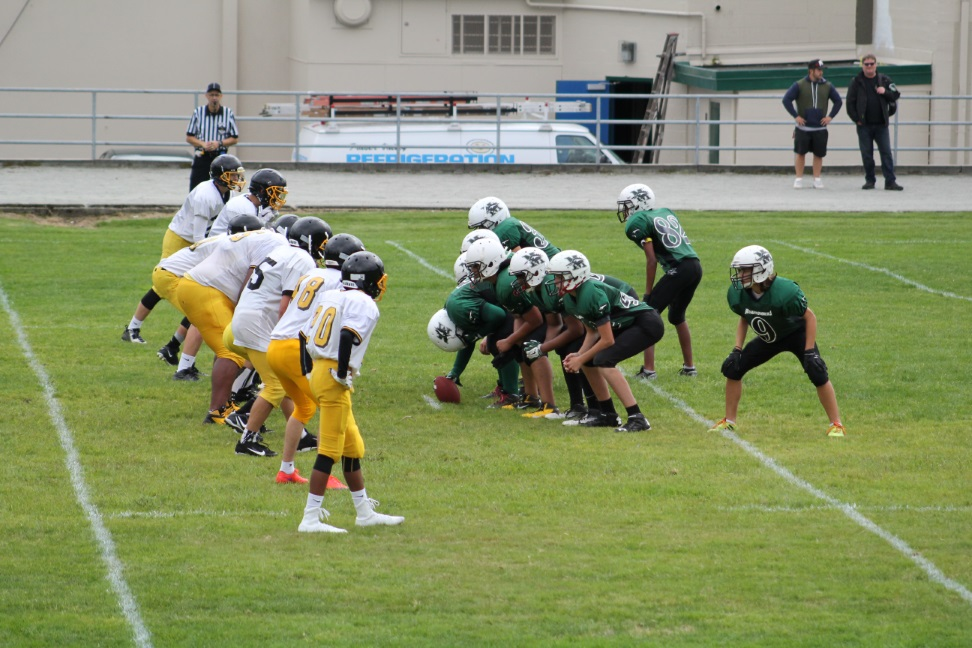
#> input picture Utils/Uebung 10/Rugby.png, 972 x 648 px
$ python BV1_Woche10.py   (older library calls are emulated)
#> lines starting #> are read from the running program, lines starting #| are printed output that depends on the picture
import cv2
import numpy as np

print("Start...")

print("Aufgabe 1 ...", end="")

img = cv2.imread('../../Utils/Uebung 10/Rugby.png', cv2.IMREAD_GRAYSCALE)
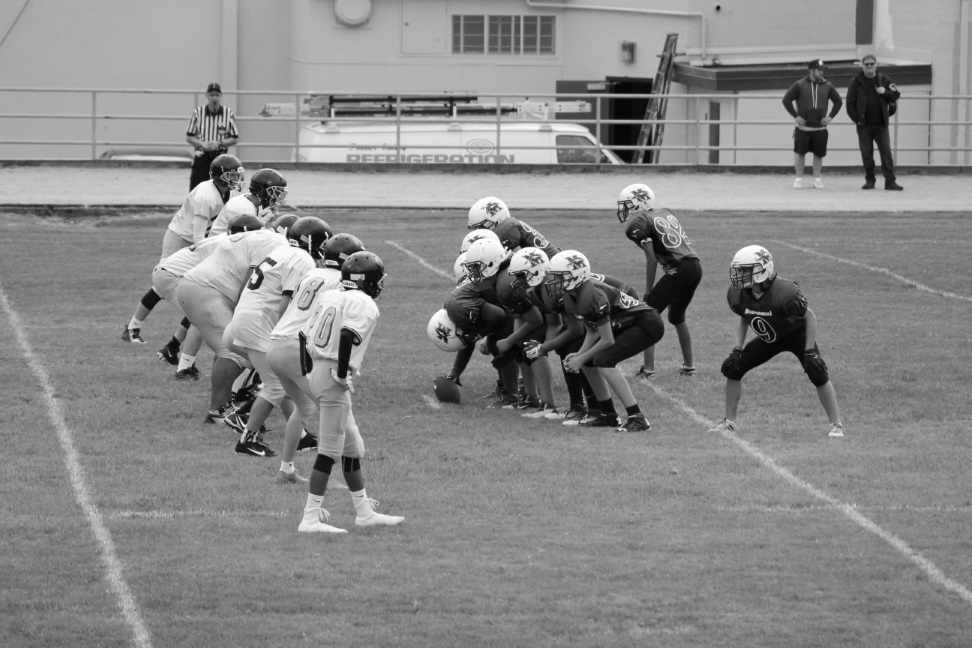
#> img: shape (648, 972); min 1, max 255, mean 136.4

img = cv2.GaussianBlur(img, (5, 5), 0)

edges = cv2.Canny(img, threshold1=30, threshold2=100)
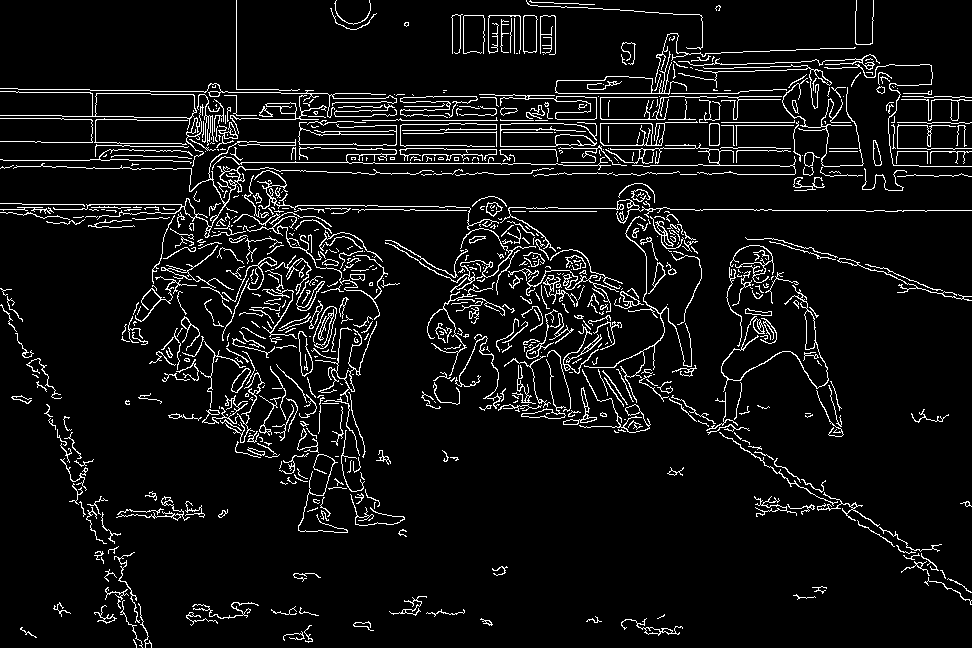
#> edges: shape (648, 972); 6.9% white in thin lines or dots

cv2.imshow('Kantenbild', edges)

print("done")

cv2.waitKey(0)
cv2.destroyAllWindows()

print("Aufgabe 2 ...", end="")

integral = cv2.integral(edges);
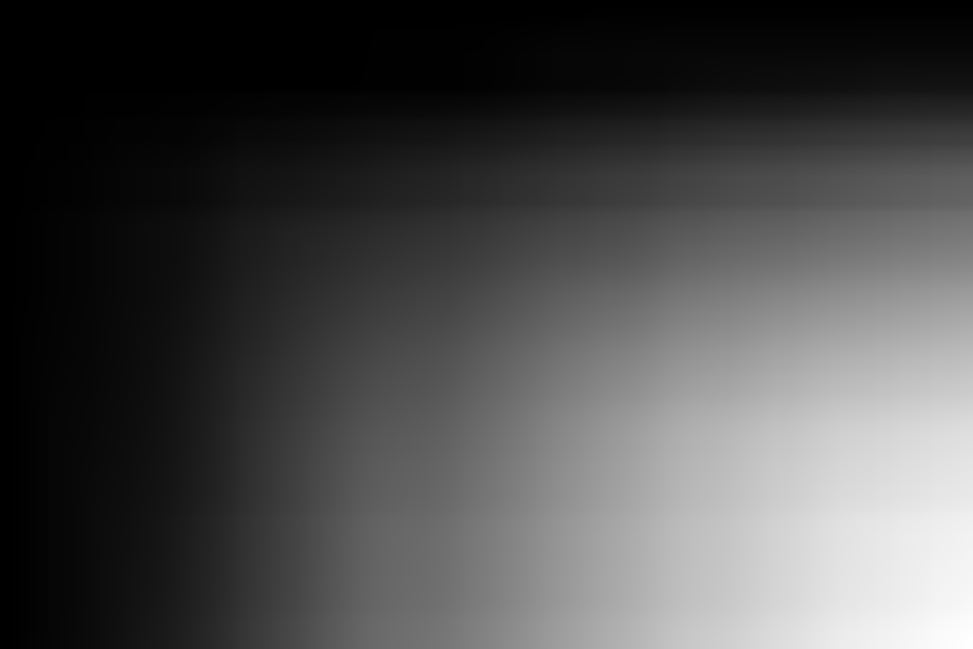
#> integral: shape (649, 973) int32; min 0, max 11023395, mean 3295966.2; drawn with min black and max white
integral_scaled = cv2.normalize(integral, None, 0, 255, cv2.NORM_MINMAX, cv2.CV_8U)

cv2.imshow('Kantenbild', integral_scaled)

cv2.waitKey(0)
cv2.destroyAllWindows()

print("done")

print("Aufgabe 3 ...", end="")

height, width = edges.shape
#> height = 648; width = 972
rec_height, rec_width = 50, 50

for y in range(0, height - rec_height):
    for x in range(0, width - rec_width):
        # Bestimmen Sie die Eckpunkte des Rechtecks
        top_left = integral_scaled[y, x]
        top_right = integral_scaled[y, x + rec_width]
        bottom_left = integral_scaled[y + rec_height, x]
        bottom_right = integral_scaled[y + rec_height, x + rec_width]

        sum_in_rec = bottom_right - top_right - bottom_left + top_left

print("done")

print("...End")
